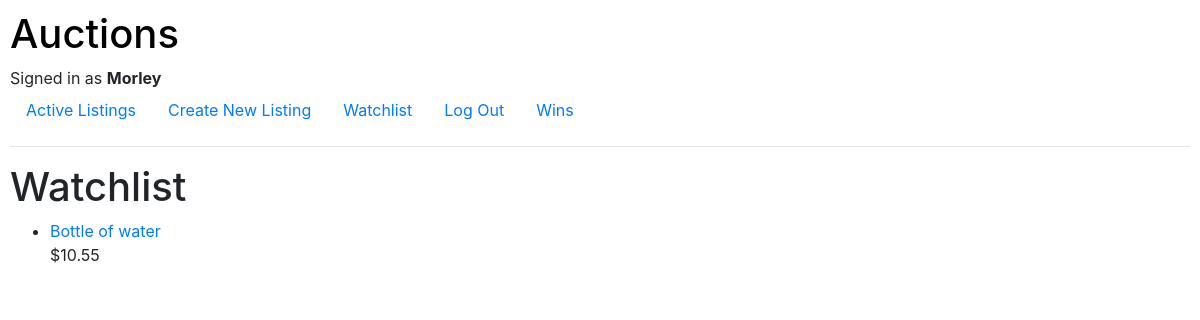
Before: /watchlist/ (signed in) with the older database file.
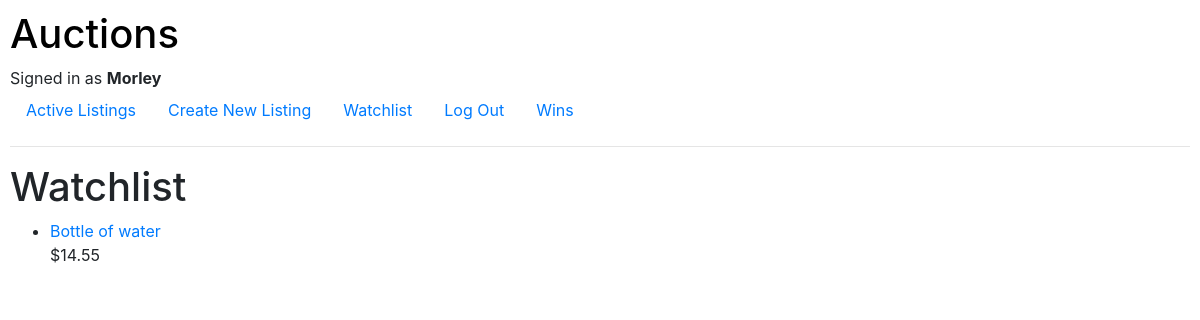
After: the same page with the newer database file.
### auctions/models.py (models this page shows, shortened)
class Listing(models.Model):
    title = models.CharField(max_length=64)
    description = models.TextField()
    imageURL = models.URLField(max_length=200, blank=True)
    current_bid = models.ForeignKey('Bid', on_delete=models.CASCADE, related_name="listing", default=0)
    is_active = models.BooleanField(default=True)
    seller = models.ForeignKey('User', on_delete=models.CASCADE, blank=True, related_name="seller")
    category = models.ForeignKey('Category', on_delete=models.CASCADE, related_name="category")

class Bid(models.Model):
    new_bid = models.DecimalField(max_digits=10, blank=True, decimal_places=2)
    user = models.ForeignKey('User', on_delete=models.CASCADE)

### auctions/views.py (the view)
# urls.py: path("watchlist/", views.watchlist, name="watchlist"),
def watchlist(request):
    if request.user.is_authenticated:
        user = request.user
        watchlistings = user.watchlist.all()
        return render(request, "auctions/watchlist.html", {
            "watchlistings": watchlistings,
        })

### auctions/templates/auctions/watchlist.html
{% extends 'auctions/layout.html' %}
{% block body %}
    <h1>Watchlist</h1>
    {% if user.is_authenticated %}
        <ul>
            {% for listing in watchlistings %}
                <li>
                    <a href="{% url 'auctions:listing' title=listing.title %}">{{ listing.title }}</a><br>
                    ${{ listing.current_bid.new_bid }}
                </li><br>
            {% empty %}
            <p>
                No items in watchlist yet...
            </p>
            {% endfor %}
        </ul>
    {% endif %}
{% endblock %}

Changed rows visible on the page:
changed Listing "Bottle of water": current_bid.new_bid "10.55" → "14.55"
